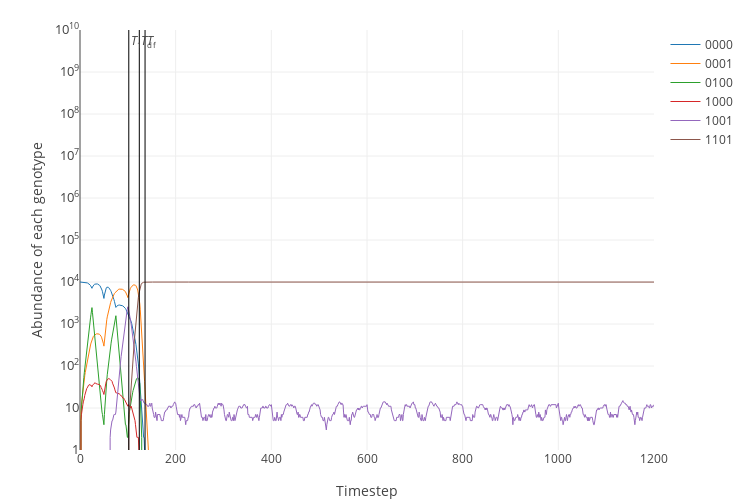

The notebook cell this image was saved under:
### Code cell
landscape1 = dataset2.loc['AMC'].tolist()
landscape2 = dataset2.loc['AM'].tolist()
plot_simulation(simulate([landscape1, landscape2], frequency=25, carrying_cap=int(1.0e4), prob_mutation=1.0e-3))

### Figure 1 — Plotly figure (JSON) as saved in the notebook; plotly's stock layout.template omitted (floating-point values rounded to 4 significant figures; data arrays with more than 128 entries replaced by an {"elided": "..."} marker saying what was removed)
{"data": [{"line": {"width": 1}, "name": "0000", "type": "scatter", "uid": "cd2a6ac6-d19d-11e8-945d-001ec21b2620", "x": {"elided": "1201 int values"}, "y": {"elided": "1201 int values"}}, {"line": {"width": 1}, "name": "0001", "type": "scatter", "uid": "cd2a6e0c-d19d-11e8-8e01-001ec21b2620", "x": {"elided": "1201 int values"}, "y": {"elided": "1201 int values"}}, {"line": {"width": 1}, "name": "0100", "type": "scatter", "uid": "cd2a700c-d19d-11e8-9cf8-001ec21b2620", "x": {"elided": "1201 int values"}, "y": {"elided": "1201 int values"}}, {"line": {"width": 1}, "name": "1000", "type": "scatter", "uid": "cd2a71f6-d19d-11e8-bb99-001ec21b2620", "x": {"elided": "1201 int values"}, "y": {"elided": "1201 int values"}}, {"line": {"width": 1}, "name": "1001", "type": "scatter", "uid": "cd2a73e2-d19d-11e8-9d68-001ec21b2620", "x": {"elided": "1201 int values"}, "y": {"elided": "1201 int values"}}, {"line": {"width": 1}, "name": "1101", "type": "scatter", "uid": "cd2a75c0-d19d-11e8-9cd8-001ec21b2620", "x": {"elided": "1201 int values"}, "y": {"elided": "1201 int values"}}, {"line": {"color": "black", "width": 1}, "mode": "lines", "name": "T_1", "showlegend": false, "type": "scatter", "uid": "cd2a779e-d19d-11e8-ad8b-001ec21b2620", "x": [102, 102], "y": [0, 10000000000]}, {"line": {"color": "black", "width": 1}, "mode": "lines", "name": "T_d", "showlegend": false, "type": "scatter", "uid": "cd2a798a-d19d-11e8-aec3-001ec21b2620", "x": [124, 124], "y": [0, 10000000000]}, {"line": {"color": "black", "width": 1}, "mode": "lines", "name": "T_f", "showlegend": false, "type": "scatter", "uid": "cd2a7b62-d19d-11e8-ac51-001ec21b2620", "x": [136, 136], "y": [0, 10000000000]}], "layout": {"annotations": [{"showarrow": false, "text": "<i>T</i><sub>1</sub>", "x": 102, "xanchor": "left", "xref": "x", "y": 9.75, "yref": "y"}, {"showarrow": false, "text": "<i>T</i><sub>d</sub>", "x": 124, "xanchor": "left", "xref": "x", "y": 9.75, "yref": "y"}, {"showarrow": false, "text": "<i>T</i><sub>f</sub>", "x": 136, "xanchor": "left", "xref": "x", "y": 9.75, "yref": "y"}], "height": 500, "margin": {"b": 50, "t": 30}, "width": 750, "xaxis": {"title": "Timestep"}, "yaxis": {"exponentformat": "power", "range": [0, 10], "tickfont": {"size": 10}, "title": "Abundance of each genotype", "type": "log"}}}
